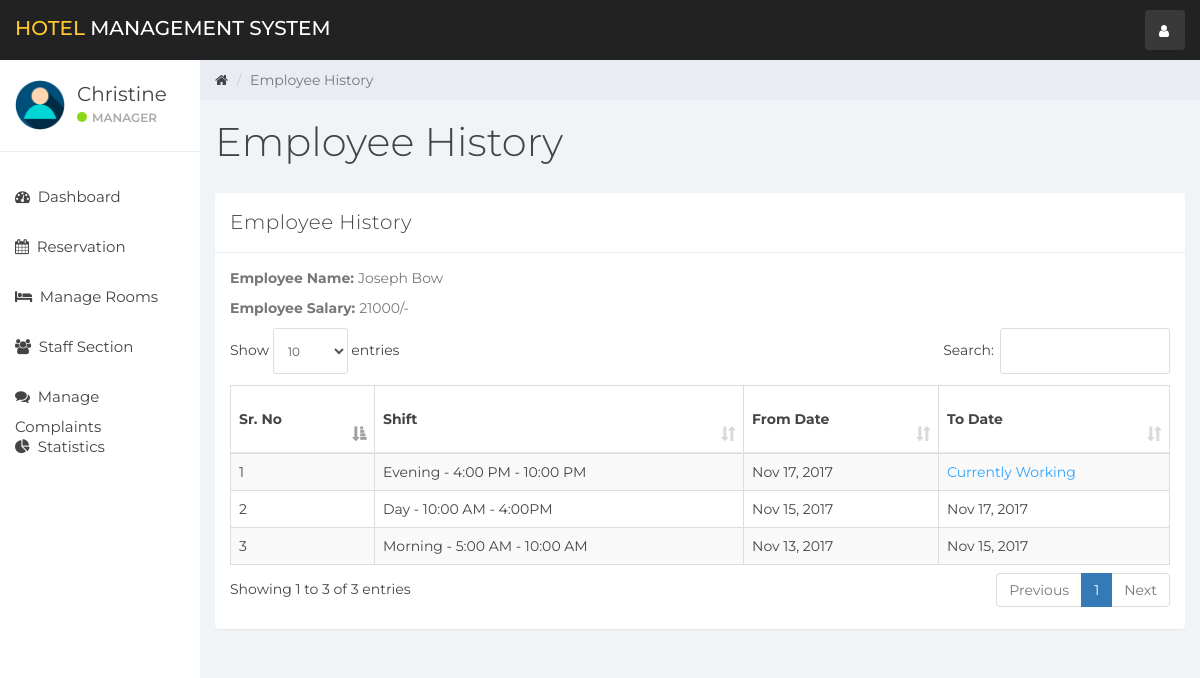
/index.php?emp_history&empid=1 (signed in), run on the app's committed database.
### tables this page shows
CREATE TABLE `user` (
  `id` int(11) NOT NULL,
  `name` varchar(100) NOT NULL,
  `username` varchar(15) NOT NULL,
  `email` varchar(100) NOT NULL,
  `password` varchar(100) NOT NULL,
  `created_at` timestamp NOT NULL DEFAULT CURRENT_TIMESTAMP
);

CREATE TABLE `staff` (
  `emp_id` int(11) NOT NULL,
  `emp_name` varchar(100) NOT NULL,
  `staff_type_id` int(11) NOT NULL,
  `shift_id` int(11) NOT NULL,
  `id_card_type` int(11) NOT NULL,
  `id_card_no` varchar(20) NOT NULL,
  `address` varchar(100) NOT NULL,
  `contact_no` bigint(20) NOT NULL,
  `salary` bigint(20) NOT NULL,
  `joining_date` timestamp NOT NULL DEFAULT CURRENT_TIMESTAMP,
  `updated_at` timestamp NOT NULL DEFAULT CURRENT_TIMESTAMP ON UPDATE CURRENT_TIMESTAMP
);

CREATE TABLE `emp_history` (
  `id` int(11) NOT NULL,
  `emp_id` int(11) NOT NULL,
  `shift_id` int(11) NOT NULL,
  `from_date` timestamp NOT NULL DEFAULT CURRENT_TIMESTAMP,
  `to_date` timestamp NULL DEFAULT NULL,
  `created_at` timestamp NOT NULL DEFAULT CURRENT_TIMESTAMP
);

CREATE TABLE `shift` (
  `shift_id` int(10) NOT NULL,
  `shift` varchar(100) NOT NULL,
  `shift_timing` varchar(100) NOT NULL
);

### emp_history.php (the view, shortened to what this page needs)
<div class="col-sm-9 col-sm-offset-3 col-lg-10 col-lg-offset-2 main">
    <div class="row">
        <ol class="breadcrumb">
            <li><a href="#">
                    <em class="fa fa-home"></em>
                </a></li>
            <li class="active">Employee History</li>
        </ol>
    </div>
    <div class="row">
        <div class="col-lg-12">
            <h1 class="page-header">Employee History</h1>
        </div>
    </div>
    <div class="row">
        <div class="col-lg-12">
            <div class="panel panel-default">
                <div class="panel-heading">Employee History</div>
                <div class="panel-body">
                    <?php
                    if(isset($_GET['empid'])){
                        $emp_id = $_GET['empid'];
                    }else{
                        header('Location:404.php');
                    }
                    $emp = "SELECT * FROM staff WHERE emp_id='$emp_id'";
                    $emp_result = mysqli_query($connection,$emp);
                    $employee = mysqli_fetch_assoc($emp_result);
                    ?>
                    <p><b>Employee Name: </b> <?php echo $employee['emp_name']; ?></p>
                    <p><b>Employee Salary: </b> <?php echo $employee['salary'].'/-'; ?></p>
                    <table class="table table-striped table-bordered table-responsive" cellspacing="0" width="100%"
                           id="rooms">
                        <thead>
                        <tr>
                            <th>Sr. No</th>
                            <th>Shift</th>
                            <th>From Date</th>
                            <th>To Date</th>
                        </tr>
                        </thead>
                        <tbody>
                        <?php
                        $staff_query = "SELECT * FROM emp_history NATURAL JOIN shift WHERE emp_id = '$emp_id' ORDER BY created_at DESC";
                        $staff_result = mysqli_query($connection, $staff_query);
                        if (mysqli_num_rows($staff_result) > 0) {
                            $num = 0;
                            while ($staff = mysqli_fetch_assoc($staff_result)) {
                                $num++;
                                ?>
                                <tr>
                                    <td><?php echo $num; ?></td>
                                    <td><?php echo $staff['shift'].' - '.$staff['shift_timing']; ?></td>
                                    <td><?php echo date('M j, Y', strtotime($staff['from_date'])); ?></td>
                                    <td>
                                        <?php
                                        if ($staff['to_date'] == NULL){
                                            echo "<div class='color-blue'>Currently Working</div>";
                                        }else{
                                            echo date('M j, Y', strtotime($staff['to_date']));
                                        }?>
                                    </td>
                                </tr>
                                <?php
                            }
                        }
                        ?>
                        </tbody>
                    </table>
                </div>
            </div>
        </div>
    </div>
    <div class="row">
        <div class="col-sm-12">
        </div>
    </div>
</div>

### sidebar.php (shortened to what this page needs)
<div id="sidebar-collapse" class="col-sm-3 col-lg-2 sidebar">
    <div class="profile-sidebar">
        <div class="profile-userpic">
            <img src="img/user.png" class="img-responsive" alt="">
        </div>
        <div class="profile-usertitle">
            <div class="profile-usertitle-name"><?php echo $user['name'];?></div>
            <div class="profile-usertitle-status"><span class="indicator label-success"></span>Manager</div>
        </div>
    </div>
    <ul class="nav menu">
    <?php
        if (isset($_GET['dashboard'])){ ?>
            <li class="active">
                <a href="index.php?dashboard"><em class="fa fa-dashboard">&nbsp;</em>
                    Dashboard
                </a>
            </li>
        <?php } else{?>
            <li>
                <a href="index.php?dashboard"><em class="fa fa-dashboard">&nbsp;</em>
                    Dashboard
                </a>
            </li>
        <?php }
        if (isset($_GET['reservation'])){ ?>
            <li class="active">
            <a href="index.php?reservation"><em class="fa fa-calendar">&nbsp;</em>
                    Reservation
                </a>
            </li>
        <?php } else{?>
            <li>
            <a href="index.php?reservation"><em class="fa fa-calendar">&nbsp;</em>
                    Reservation
                </a>
            </li>
        <?php }
        if (isset($_GET['room_mang'])){ ?>
            <li class="active">
                <a href="index.php?room_mang"><em class="fa fa-bed">&nbsp;</em>
                    Manage Rooms
                </a>
            </li>
        <?php } else{?>
            <li>
            <a href="index.php?room_mang"><em class="fa fa-bed">&nbsp;</em>
                    Manage Rooms
                </a>
            </li>
        <?php }
        if (isset($_GET['staff_mang'])){ ?>
            <li class="active">
                <a href="index.php?staff_mang"><em class="fa fa-users">&nbsp;</em>
                    Staff Section
                </a>
            </li>
        <?php } else{?>
            <li>
                <a href="index.php?staff_mang"><em class="fa fa-users">&nbsp;</em>
                    Staff Section
                </a>
            </li>
        <?php }
        if (isset($_GET['complain'])){ ?>
            <li class="active">
                <a href="index.php?complain"><em class="fa fa-comments">&nbsp;</em>
                    Manage Complaints
                </a>
            </li>
        <?php } else{?>
            <li>
                <a href="index.php?complain"><em class="fa fa-comments">&nbsp;</em>
                    Manage Complaints
                </a>
            </li>
        <?php }
        ?>
        <?php
        if (isset($_GET['statistics'])){ ?>
            <li class="active">
                <a href="index.php?statistics"><em class="fa fa-pie-chart">&nbsp;</em>
                    Statistics
                </a>
            </li>
        <?php } else{?>
        <li>
            <a href="index.php?statistics"><em class="fa fa-pie-chart">&nbsp;</em>
                Statistics
            </a>
        </li>
<?php }?>
    </ul>
</div>

### css/styles.css (style rules this page uses)
body { background: #f1f4f7; padding-top: 60px; font-size: 14px; color: #444444; font-family: "Montserrat", "Helvetica Neue", Helvetica, Arial, sans-serif; }
p { color: #777; }
a, a:hover, a:focus { color: #444444; }
h1, h2, h3, h4, h5, h6 { color: #444444; }
h1 { font-weight: 300; font-size: 40px; }
.color-blue { color: #30a5ff; }
.label-success { background-color: #8ad919; }
.panel { border: 0; }
.panel-heading { font-size: 20px; font-weight: 300; letter-spacing: 0.025em; height: 60px; line-height: 38px; }
.panel-default .panel-heading { background: #fff; border-bottom: 1px solid #e9ecf2; color: #444444; }
.sidebar { display: block; padding: 0; display: none; box-shadow: none; background: #fff; }
.sidebar ul { margin: 20px 0px; }
@media (min-width: 768px) { .sidebar { display: block; position: fixed; top: 60px; bottom: 0; left: 0; z-index: 1000; display: block; margin: 0; padding: 0; overflow-x: hidden; overflow-y: auto; } }
.sidebar ul.nav li a { height: 50px; font-size: 15px; line-height: 2em; color: #444444; }
.profile-sidebar { padding: 10px 0; border-bottom: 1px solid #e9ecf2; }
.indicator { width: 10px; height: 10px; display: inline-block; border-radius: 9999px; margin-right: 5px; }
.profile-userpic img { float: left; margin: 10px 0px 0px 15px; width: 50px; height: 50px; border-radius: 9999px !important; }
.profile-usertitle { float: left; text-align: left; margin: 10px 0 0 12px; }
.profile-usertitle-name { font-size: 20px; margin-bottom: 0px; }
.profile-usertitle-status { text-transform: uppercase; color: #aaa; font-size: 12px; font-weight: 600; margin-bottom: 15px; }
.breadcrumb { border-radius: 0; padding: 10px 15px 10px 15px; background: #e9ecf2; margin: 0; }
h1.page-header { margin-top: 20px; border-bottom: 0; }
.table { background: #fff; }
.table > thead > tr > th { border-bottom: 1px solid #e6e7e8; vertical-align: middle; height: 50px; }

### data on the page
user: name "Christine"
staff: emp_name "Joseph Bow", salary "21000"
emp_history: shift.shift "Evening", shift.shift_timing "4:00 PM - 10:00 PM", from_date "Nov 17, 2017", shows "Currently Working"
emp_history: shift.shift "Day", shift.shift_timing "10:00 AM - 4:00PM", from_date "Nov 15, 2017", to_date "Nov 17, 2017"
emp_history: shift.shift "Morning", shift.shift_timing "5:00 AM - 10:00 AM", from_date "Nov 13, 2017", to_date "Nov 15, 2017"
